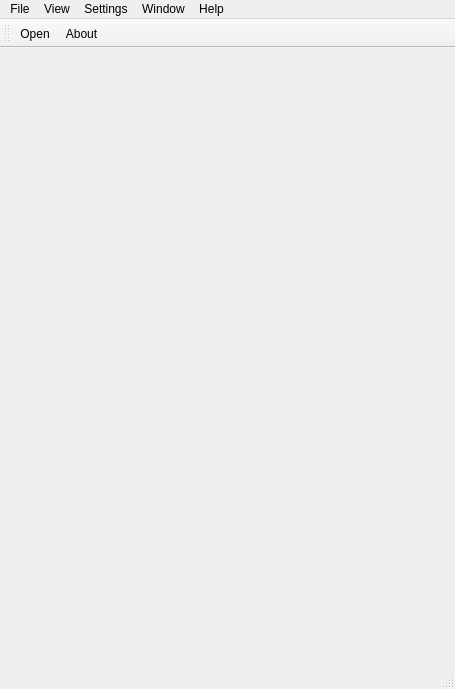
<?xml version="1.0" encoding="UTF-8"?>
<ui version="4.0">
 <class>EDRMain</class>
 <widget class="QMainWindow" name="EDRMain">
  <property name="geometry">
   <rect>
    <x>0</x>
    <y>0</y>
    <width>455</width>
    <height>689</height>
   </rect>
  </property>
  <property name="windowTitle">
   <string>EDR</string>
  </property>
  <widget class="QWidget" name="centralWidget">
   <layout class="QHBoxLayout" name="horizontalLayout">
    <property name="spacing">
     <number>0</number>
    </property>
    <property name="margin">
     <number>0</number>
    </property>
   </layout>
  </widget>
  <widget class="QToolBar" name="mainToolBar">
   <property name="windowTitle">
    <string>Toolbar</string>
   </property>
   <property name="floatable">
    <bool>false</bool>
   </property>
   <attribute name="toolBarArea">
    <enum>TopToolBarArea</enum>
   </attribute>
   <attribute name="toolBarBreak">
    <bool>false</bool>
   </attribute>
   <addaction name="actionOpen"/>
   <addaction name="actionAbout"/>
  </widget>
  <widget class="QStatusBar" name="statusBar"/>
  <widget class="QMenuBar" name="menu">
   <property name="geometry">
    <rect>
     <x>0</x>
     <y>0</y>
     <width>455</width>
     <height>18</height>
    </rect>
   </property>
   <widget class="QMenu" name="menuFile">
    <property name="title">
     <string>File</string>
    </property>
    <addaction name="actionOpen"/>
    <addaction name="separator"/>
    <addaction name="actionExit"/>
   </widget>
   <widget class="QMenu" name="menuView">
    <property name="title">
     <string>View</string>
    </property>
    <widget class="QMenu" name="menuCreateVisualizer">
     <property name="title">
      <string>Create visualizer...</string>
     </property>
     <property name="icon">
      <iconset resource="../../core/ui/Icons.qrc">
       <normaloff>:/resources/icons/wizualizacja2.png</normaloff>:/resources/icons/wizualizacja2.png</iconset>
     </property>
     <addaction name="separator"/>
    </widget>
    <addaction name="menuCreateVisualizer"/>
    <addaction name="actionCreate_workflow"/>
   </widget>
   <widget class="QMenu" name="menuHelp">
    <property name="title">
     <string>Help</string>
    </property>
    <addaction name="actionAbout"/>
   </widget>
   <widget class="QMenu" name="menuWindow">
    <property name="title">
     <string>Window</string>
    </property>
    <widget class="QMenu" name="menuLoad_layout">
     <property name="title">
      <string>Load layout</string>
     </property>
     <property name="icon">
      <iconset resource="../../core/ui/Icons.qrc">
       <normaloff>:/resources/icons/load.png</normaloff>:/resources/icons/load.png</iconset>
     </property>
     <addaction name="actionLayoutOpen"/>
    </widget>
    <addaction name="actionSaveLayout"/>
    <addaction name="menuLoad_layout"/>
    <addaction name="separator"/>
   </widget>
   <widget class="QMenu" name="menuSettings">
    <property name="title">
     <string>Settings</string>
    </property>
   </widget>
   <addaction name="menuFile"/>
   <addaction name="menuView"/>
   <addaction name="menuSettings"/>
   <addaction name="menuWindow"/>
   <addaction name="menuHelp"/>
  </widget>
  <action name="actionAbout">
   <property name="icon">
    <iconset resource="../../core/ui/Icons.qrc">
     <normaloff>:/resources/icons/about.png</normaloff>:/resources/icons/about.png</iconset>
   </property>
   <property name="text">
    <string>About...</string>
   </property>
  </action>
  <action name="actionOpen">
   <property name="icon">
    <iconset resource="../../core/ui/Icons.qrc">
     <normaloff>:/resources/icons/open.png</normaloff>:/resources/icons/open.png</iconset>
   </property>
   <property name="text">
    <string>&amp;Open</string>
   </property>
   <property name="shortcut">
    <string>O</string>
   </property>
  </action>
  <action name="actionWindow">
   <property name="text">
    <string>Window</string>
   </property>
  </action>
  <action name="actionExit">
   <property name="text">
    <string>Exit</string>
   </property>
  </action>
  <action name="actionSaveLayout">
   <property name="icon">
    <iconset resource="../../core/ui/Icons.qrc">
     <normaloff>:/resources/icons/save.png</normaloff>:/resources/icons/save.png</iconset>
   </property>
   <property name="text">
    <string>Save layout</string>
   </property>
  </action>
  <action name="actionLayoutOpen">
   <property name="text">
    <string>Open...</string>
   </property>
  </action>
  <action name="actionCreate_workflow">
   <property name="text">
    <string>Create workflow</string>
   </property>
  </action>
 </widget>
 <layoutdefault spacing="6" margin="11"/>
 <resources>
  <include location="../../core/ui/Icons.qrc"/>
 </resources>
 <connections>
  <connection>
   <sender>actionOpen</sender>
   <signal>triggered()</signal>
   <receiver>EDRMain</receiver>
   <slot>onOpen()</slot>
   <hints>
    <hint type="sourcelabel">
     <x>-1</x>
     <y>-1</y>
    </hint>
    <hint type="destinationlabel">
     <x>309</x>
     <y>240</y>
    </hint>
   </hints>
  </connection>
  <connection>
   <sender>actionExit</sender>
   <signal>triggered()</signal>
   <receiver>EDRMain</receiver>
   <slot>onExit()</slot>
   <hints>
    <hint type="sourcelabel">
     <x>-1</x>
     <y>-1</y>
    </hint>
    <hint type="destinationlabel">
     <x>309</x>
     <y>240</y>
    </hint>
   </hints>
  </connection>
  <connection>
   <sender>actionSaveLayout</sender>
   <signal>triggered()</signal>
   <receiver>EDRMain</receiver>
   <slot>onSaveLayout()</slot>
   <hints>
    <hint type="sourcelabel">
     <x>-1</x>
     <y>-1</y>
    </hint>
    <hint type="destinationlabel">
     <x>369</x>
     <y>344</y>
    </hint>
   </hints>
  </connection>
  <connection>
   <sender>actionLayoutOpen</sender>
   <signal>triggered()</signal>
   <receiver>EDRMain</receiver>
   <slot>onOpenLayout()</slot>
   <hints>
    <hint type="sourcelabel">
     <x>-1</x>
     <y>-1</y>
    </hint>
    <hint type="destinationlabel">
     <x>227</x>
     <y>344</y>
    </hint>
   </hints>
  </connection>
  <connection>
   <sender>actionWindow</sender>
   <signal>triggered()</signal>
   <receiver>EDRMain</receiver>
   <slot>populateWindowMenu()</slot>
   <hints>
    <hint type="sourcelabel">
     <x>-1</x>
     <y>-1</y>
    </hint>
    <hint type="destinationlabel">
     <x>227</x>
     <y>344</y>
    </hint>
   </hints>
  </connection>
  <connection>
   <sender>actionCreate_workflow</sender>
   <signal>triggered()</signal>
   <receiver>EDRMain</receiver>
   <slot>createWorkflow()</slot>
   <hints>
    <hint type="sourcelabel">
     <x>-1</x>
     <y>-1</y>
    </hint>
    <hint type="destinationlabel">
     <x>227</x>
     <y>344</y>
    </hint>
   </hints>
  </connection>
 </connections>
 <slots>
  <slot>onOpen()</slot>
  <slot>onExit()</slot>
  <slot>onWireframe()</slot>
  <slot>onBones()</slot>
  <slot>onMaterial()</slot>
  <slot>onPageChanged(int)</slot>
  <slot>onTabbedViewSelected(bool)</slot>
  <slot>onDockableViewSelected(bool)</slot>
  <slot>onSaveLayout()</slot>
  <slot>onShowSavedLayouts()</slot>
  <slot>onOpenLayout()</slot>
  <slot>populateWindowMenu()</slot>
  <slot>populateVisualizersMenu()</slot>
  <slot>createWorkflow()</slot>
 </slots>
</ui>
